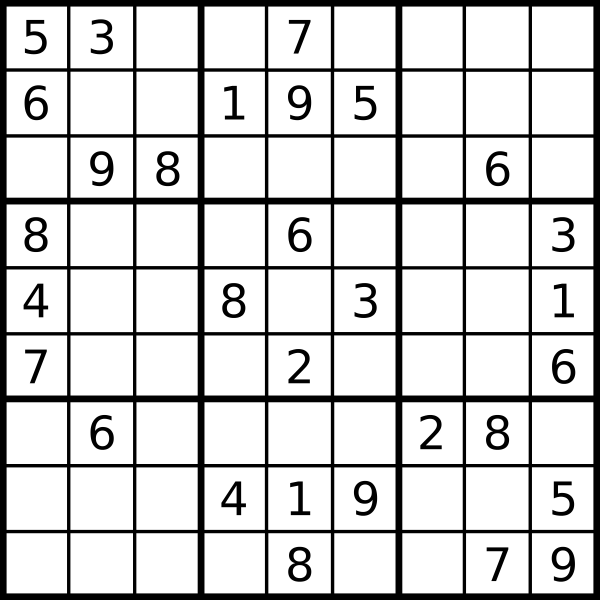
#> input picture Images/sudoku.png, 1200 x 1200 px (shown at 1/2 size)
$ jupyter execute --allow-errors Final.ipynb   (shell and % lines are left out)
#> lines starting #> are read from the running program, lines starting #| are printed output that depends on the picture; after the words box and inside, x2 and y2 are one past the last pixel; in counts of white or black regions, pixels touching at a corner belong together
[cell 1]
import numpy as np
import matplotlib.pyplot as plt
import cv2

[cell 2]
pic = cv2.imread('Images/sudoku.png');
#> pic is the input picture: shape (1200, 1200, 3); min 0, max 255, mean 209.8

[cell 3]
plt.imshow(pic, 'gray');

[cell 4]
pic_gray = cv2.cvtColor(pic, cv2.COLOR_BGR2GRAY)

[cell 5]
pic_gray = cv2.medianBlur(pic_gray, 5)

[cell 6]
ths, pic_thresh = cv2.threshold(pic_gray, 100, 255, cv2.THRESH_BINARY);
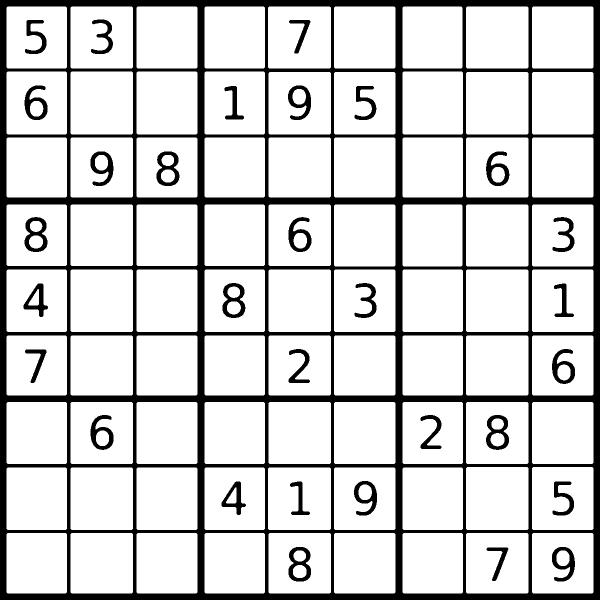
#> pic_thresh: shape (1200, 1200) (shown at 1/2 size); 82.5% white; 31 black regions

[cell 7]
plt.imshow(pic_thresh, 'gray')

[cell 8]
contours, h = cv2.findContours(pic_thresh, cv2.RETR_TREE, cv2.CHAIN_APPROX_SIMPLE);
#> contours = 132 contours; largest, box (x1, y1, x2, y2) and area: (536, 935, 662, 1060) 15492, (932, 934, 1057, 1060) 15492, (141, 143, 266, 269) 15492, (141, 935, 266, 1060) 15368, (932, 539, 1057, 664) 15368; h = 132 rows, first 6: [3, -1, 1, -1], [-1, -1, 2, 0], [-1, -1, -1, 1], [5, 0, 4, -1], [-1, -1, -1, 3], [6, 3, -1, -1]

[cell 9]
grid = np.ones(pic.shape, dtype = np.float32)*255;
plt.imshow(grid)

[cell 10]
for i in range(len(contours)):
    if h[0][i][3] == -1:
        cv2.drawContours(grid, contours, i, (0, 255, 0), 5);
#> this loop made 132 passes
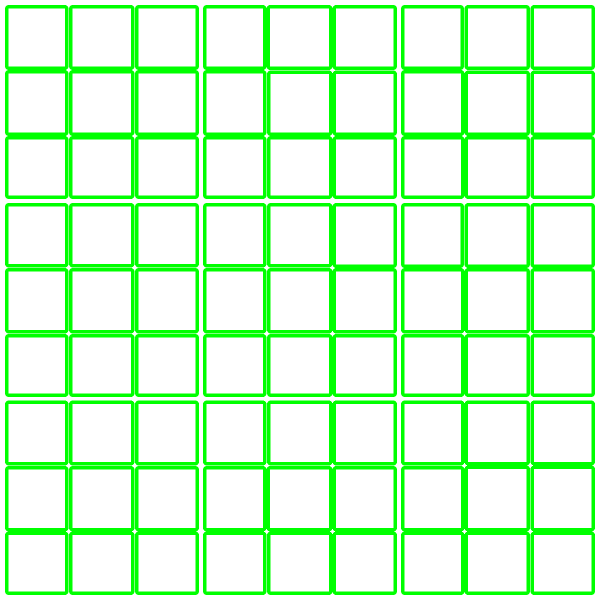
#> grid: shape (1200, 1200, 3) float32 (shown at 1/2 size); mean of channels 0, 1, 2 207.5, 256, 207.5; drawn as B, G, R

[cell 11]
grid = cv2.cvtColor(grid, cv2.COLOR_BGR2GRAY);
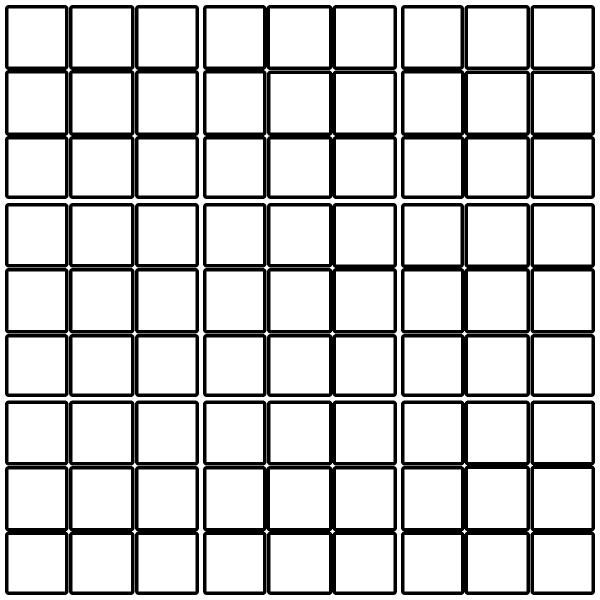
#> grid: shape (1200, 1200) float32 (shown at 1/2 size); values 149.7 (black) and 255 (white), 81.1% white; 38 black regions, largest, box (x1, y1, x2, y2) and area: (802, 801, 1060, 1190) 20250, (406, 932, 794, 1190) 20222, (406, 10, 794, 398) 16840

[cell 12]
kernel = np.ones((5,5));
grid = cv2.erode(grid, kernel, iterations = 2);
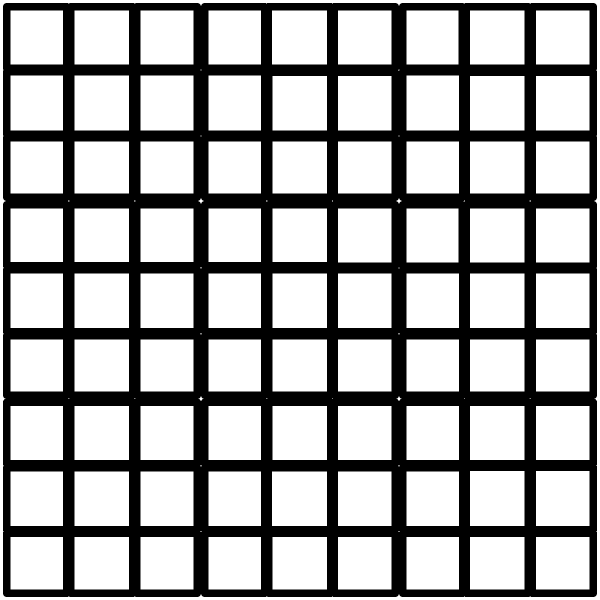
#> grid: shape (1200, 1200) float32 (shown at 1/2 size); values 149.7 (black) and 255 (white), 66.4% white; 1 black region, box (x1, y1, x2, y2) and area: (6, 6, 1194, 1194) 483192
grid = grid/255;
grid = grid.astype(np.uint8);
plt.imshow(grid, 'gray');

[cell 13]
ths, grid_inv = cv2.threshold(grid.copy()*255, 127, grid.max(), cv2.THRESH_BINARY_INV);
#> grid_inv: shape (1200, 1200); values 0 (black) and 1 (white), 33.6% white; 1 white region
plt.imshow(grid_inv);

[cell 14]
foundgrids = [];
temp = np.ones(pic.shape)
contours, h = cv2.findContours(grid_inv, cv2.RETR_TREE, cv2.CHAIN_APPROX_SIMPLE);
#> contours = 110 contours, 24 with area under 20; largest, box (x1, y1, x2, y2) and area: (6, 6, 1194, 1194) 1408678, (543, 942, 655, 1053) 12208, (939, 941, 1050, 1053) 12208, (148, 150, 259, 262) 12208, (148, 942, 259, 1053) 12098; h = 110 rows, first 6: [-1, -1, 1, -1], [2, -1, -1, 0], [3, 1, -1, 0], [4, 2, -1, 0], [5, 3, -1, 0], [6, 4, -1, 0]
for i,cnt in enumerate(contours):
    (x,y,w,h) = cv2.boundingRect(cnt);
    if w in range(105, 116) and h in range(105, 116):
        foundgrids.append([x,y,w,h]);
        cv2.drawContours(temp, contours, i, (0, 255, 0), 5);
#> this loop made 110 passes
#> (x, y, w, h) on passes 1 to 12: (6, 6, 1188, 1188), (1071, 1073, 109, 107), (939, 1073, 111, 107), (812, 1073, 107, 107), (675, 1073, 109, 107), (544, 1073, 111, 107), (416, 1073, 107, 107), (280, 1073, 108, 107), (148, 1073, 111, 107), (20, 1073, 107, 107), (796, 1061, 4, 4), (400, 1061, 4, 4)
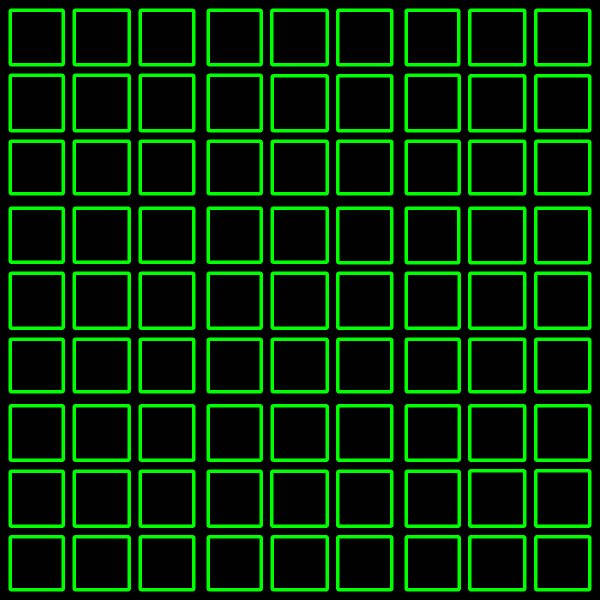
#> temp: shape (1200, 1200, 3) float64 (shown at 1/2 size); mean of channels 0, 1, 2 0.8, 43.8, 0.8; drawn as B, G, R
#> after the loop, foundgrids = 81 items, first 6: [1071, 1073, 109, 107], [939, 1073, 111, 107], [812, 1073, 107, 107], [675, 1073, 109, 107], [544, 1073, 111, 107], [416, 1073, 107, 107]
plt.imshow(temp)
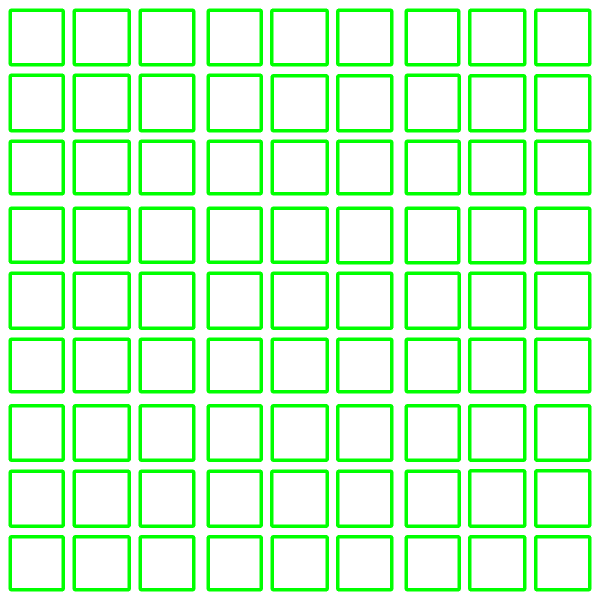
#> shown: shape (1200, 1200, 3) float64 (shown at 1/2 size); mean R, G, B 0.832, 1, 0.832

[cell 15]
tempgrids = sorted(foundgrids);
#> tempgrids = 81 items, first 6: [20, 20, 107, 110], [20, 150, 107, 112], [20, 282, 107, 106], [20, 416, 107, 109], [20, 546, 107, 111], [20, 678, 107, 106]
foundgrids = [];
for i in range(9):
    foundgrids.extend(sorted(tempgrids[i*9:i*9+9], key = lambda tempgrids: tempgrids[1]));
#> after the loop, foundgrids has the same summary as tempgrids
foundpics = [];
for i, e in enumerate(foundgrids):
    x,y,w,h = e[0],e[1], e[2], e[3];
    temp = pic[x:x+w, y:y+h];
    temp = cv2.cvtColor(temp, cv2.COLOR_BGR2GRAY);
    temp = cv2.resize(temp, (28,28));
#     ths, temp_thresh = cv2.threshold(temp, 127, temp.max(), cv2.THRESH_BINARY_INV)
#     temp_thresh = temp_thresh.reshape((28,28,1));
    temp = cv2.bitwise_not(temp);
#     temp = temp.reshape((28,28,1));
    foundpics.append(temp);
#> this loop made 81 passes
#> (x, y, w, h) on passes 1 to 12: (20, 20, 107, 110), (20, 150, 107, 112), (20, 282, 107, 106), (20, 416, 107, 109), (20, 546, 107, 111), (20, 678, 107, 106), (20, 811, 107, 110), (20, 942, 107, 111), (20, 1073, 107, 107), (148, 20, 111, 110), (148, 150, 111, 112), (148, 282, 111, 106)
#> pass 1, `temp = pic[x:x+w, y:y+h];`:
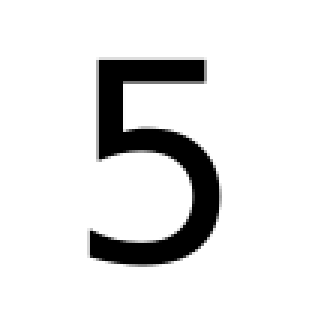
#> temp: shape (107, 110, 3) (shown 3 times larger); min 0, max 255, mean 228.4
#> pass 1, `temp = cv2.bitwise_not(temp);`:
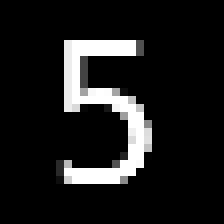
#> temp: shape (28, 28) (shown 8 times larger); min 0, max 255, mean 27.4
#> after the loop, foundpics = 81 items
foundpics = np.array(foundpics)

[cell 16]
foundpics[9] = foundpics[53]

[cell 17]
# for i, x in enumerate(foundpics):
#     plt.title(i);
#     plt.imshow(x.reshape((28,28)), 'gray');
#     plt.show();

[cell 18]
from tensorflow.keras.models import load_model
#> (the rest of this cell did not finish here and is left out)

[cell 19]
import copy
j = -1;
arr = [[] for i in range(9)];
#> arr = [[], [], [], [], [], [], [], [], []]
#> (the rest of this cell did not finish here and is left out)

[cell 20]
x = foundpics[9]/255;
plt.imshow(foundpics[9], 'gray');
plt.show();
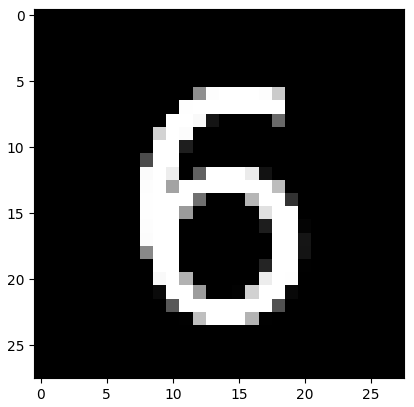
#> figure drawn by matplotlib, 1 panel
#> (the rest of this cell did not finish here and is left out)

[cell 21]
def find_empty_location(arr, l):
    for row in range(9):
        for col in range(9):
            if(arr[row][col]== 0):
                l[0]= row
                l[1]= col
                return True
    return False

def used_in_row(arr, row, num):
    for i in range(9):
        if(arr[row][i] == num):
            return True
    return False

def used_in_col(arr, col, num):
    for i in range(9):
        if(arr[i][col] == num):
            return True
    return False

def used_in_box(arr, row, col, num):
    for i in range(3):
        for j in range(3):
            if(arr[i + row][j + col] == num):
                return True
    return False

def check_location_is_safe(arr, row, col, num):
    return not used_in_row(arr, row, num) and not used_in_col(arr, col, num) and not used_in_box(arr, row - row % 3, col - col % 3, num)

def solve_sudoku(arr):
    l =[0, 0]
    if(not find_empty_location(arr, l)):
        return True

    row = l[0]
    col = l[1]

    for num in range(1, 10):
        if(check_location_is_safe(arr, row, col, num)):
            arr[row][col]= num

            if(solve_sudoku(arr)):
                return True

            arr[row][col] = 0

    return False

#> (a cell that did not finish here is left out)

[cell 23]
arr
#> Out = [[], [], [], [], [], [], [], [], []]

[cell 24]
k = 0;
picc = pic.copy();
#> (the rest of this cell did not finish here and is left out)

[cell 25]
plt.imshow(picc)

[cell 26]
plt.imshow(foundpics[45])
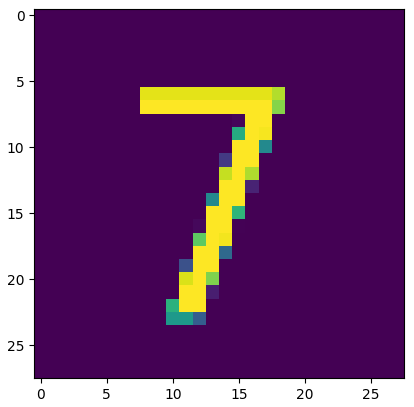
#> figure drawn by matplotlib, 1 panel

$ run again, with Images/suduko1.jpg saved as Images/sudoku.png
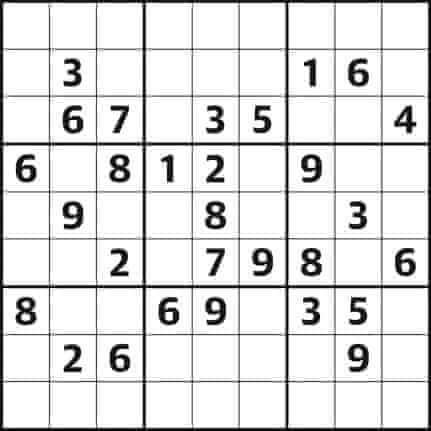
#> input picture Images/suduko1.jpg, 431 x 431 px
#> pic is the input picture: shape (431, 431, 3); min 0, max 255, mean 222.9
#> `ths, pic_thresh = cv2.threshold(pic_gray, 100, 255, cv2.THRESH_BINARY);`:
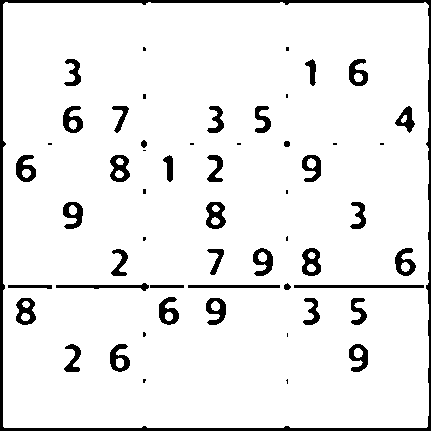
#> pic_thresh: shape (431, 431); 92.4% white; 56 black regions (18 under 20 px)
#> `contours, h = cv2.findContours(pic_thresh, cv2.RETR_TREE, cv2.CHAIN_AP..`: contours = 76 contours, 16 with area under 20; largest, box (x1, y1, x2, y2) and area: (3, 2, 429, 428) 179956, (293, 284, 425, 289) 522, (301, 247, 322, 277) 472, (205, 201, 227, 230) 470, (15, 297, 37, 326) 466; h = 76 rows, first 6: [-1, -1, 1, -1], [2, -1, -1, 0], [3, 1, -1, 0], [5, 2, 4, 0], [-1, -1, -1, 3], [7, 3, 6, 0]
#> the loop `for i in range(len(contours)):` made 76 passes
#> `grid = cv2.erode(grid, kernel, iterations = 2);`:
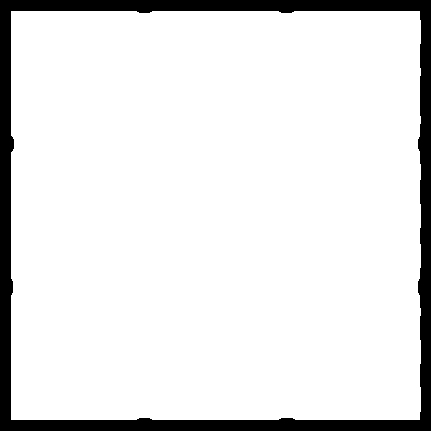
#> grid: shape (431, 431) float32; values 149.7 (black) and 255 (white), 90% white; 1 black region, box (x1, y1, x2, y2) and area: (0, 0, 431, 431) 18545
#> grid_inv: shape (431, 431); values 0 (black) and 1 (white), 10% white; 1 white region
#> `contours, h = cv2.findContours(grid_inv, cv2.RETR_TREE, cv2.CHAIN_APPR..`: contours = 2 contours; box (x1, y1, x2, y2) and area: (0, 0, 431, 431) 184900, (10, 10, 422, 421) 168033; h = [[-1, -1, 1, -1], [-1, -1, -1, 0]]
#> the loop `for i,cnt in enumerate(contours):` made 2 passes
#> (cnt, x, y, w, h) on pass 1: ([[0, 0], [0, 430], [430, 430], [430, 0]], 0, 0, 431, 431)
#> after the loop `for i,cnt in enumerate(contours):`: foundgrids = []
#> `foundpics = np.array(foundpics)`: foundpics = empty array
#> after the loop `for i, x in enumerate(foundpics):`: j = -1
